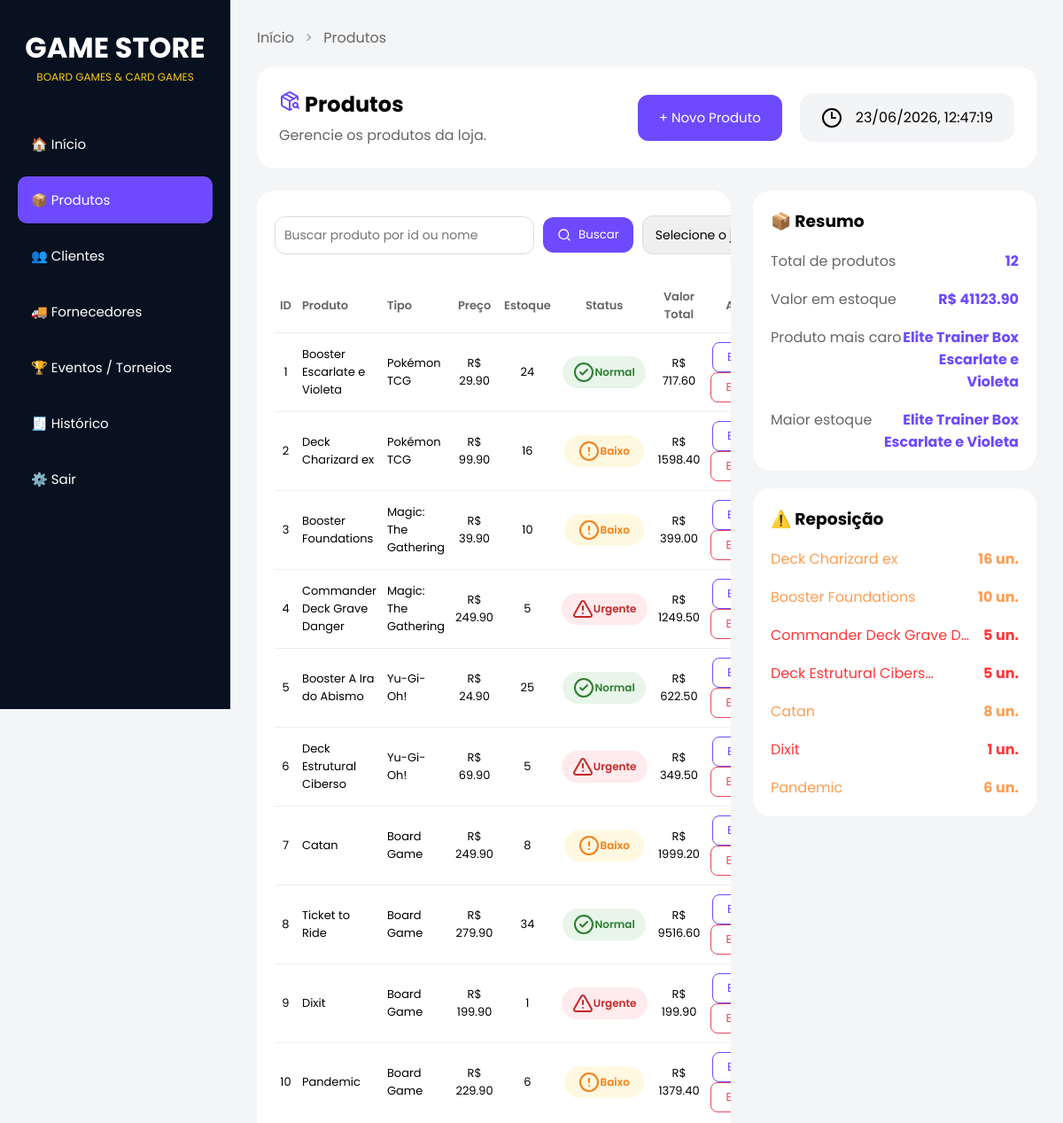
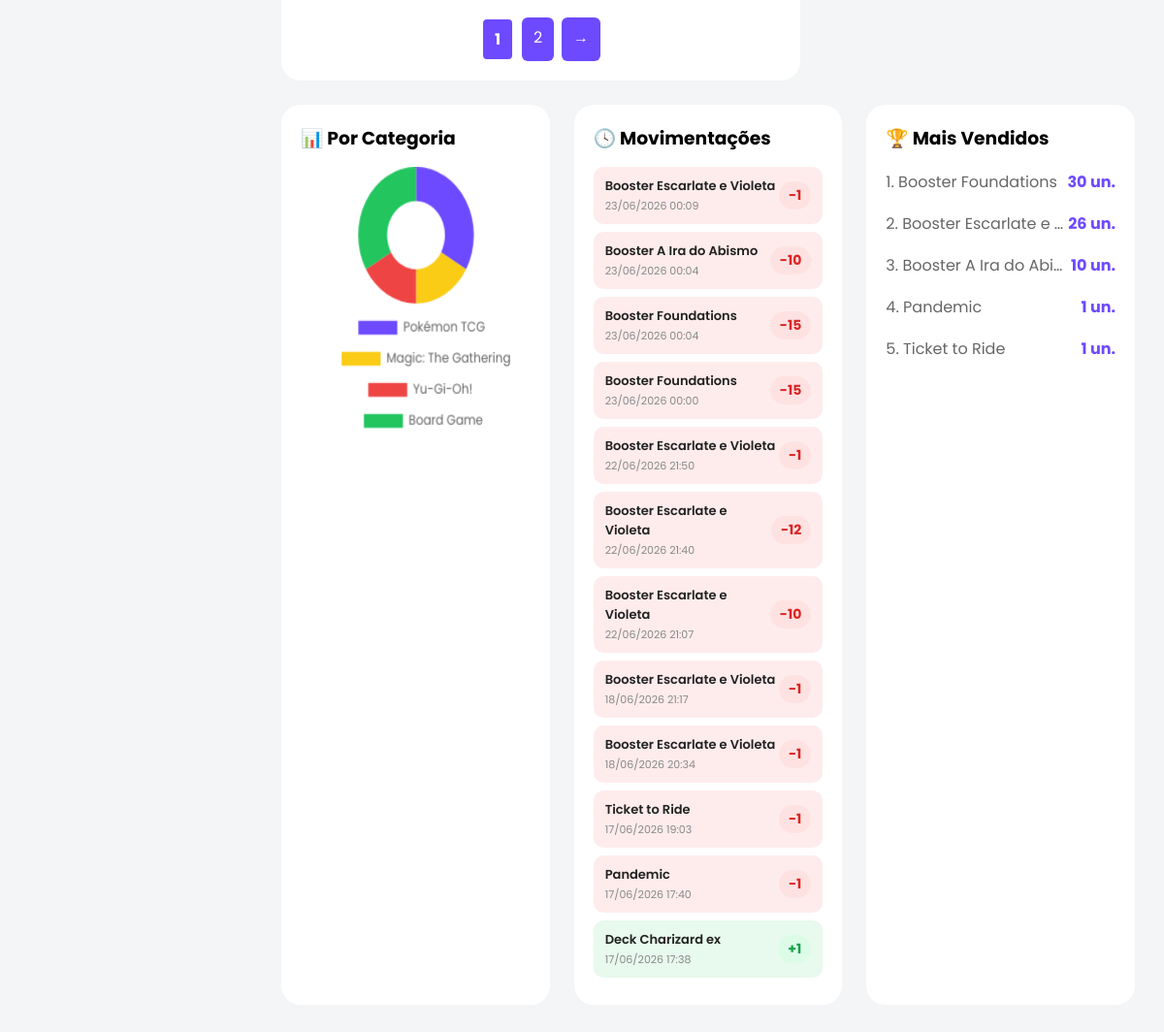
Page /produtos (signed in) on the committed database (2 pictures, top to bottom).
### tables this page shows
CREATE TABLE produtos (
            id INTEGER PRIMARY KEY AUTOINCREMENT,
            produto TEXT NOT NULL,
            tipo TEXT NOT NULL,
            preco INTEGER NOT NULL,
            estoque INTEGER NOT NULL
        );

CREATE TABLE movimentacoes (
            id INTEGER PRIMARY KEY AUTOINCREMENT,
            id_produto INTEGER NOT NULL,
            tipo TEXT NOT NULL,         -- 'Entrada' ou 'Saída'
            quantidade INTEGER NOT NULL,
            data TEXT NOT NULL,
            FOREIGN KEY (id_produto) REFERENCES produtos(id)
        );

### routes.py (the view)
@app.route("/produtos")
@login_required
def produtos():
    criar_tabela_produtos()
    criar_tabela_movimentacoes()
    lista = listar_produtos()
    dados = calcular_dados_produtos(lista)
    historico = listar_todas_movimentacoes()
    mais_vendidos = produtos_mais_vendidos()
    dadosPag = paginar(lista, 10)
    return render_template(
        "produtos.html",
        produtos=dadosPag["itens"],
        pagina=dadosPag["pagina"],
        total_paginas=dadosPag["total_paginas"],
        modo="criar",
        historico=historico,
        mais_vendidos=mais_vendidos,
        em_busca=False,
        **dados
    )

### database.py (called while the page is built)
def conectar():
    return sqlite3.connect(CAMINHO_BANCO)

### modules/produtos.py (called while the page is built)
def criar_tabela_produtos():
    conn = conectar()
    cursor = conn.cursor()
    cursor.execute("""
        CREATE TABLE IF NOT EXISTS produtos (
            id INTEGER PRIMARY KEY AUTOINCREMENT,
            produto TEXT NOT NULL,
            tipo TEXT NOT NULL,
            preco INTEGER NOT NULL,
            estoque INTEGER NOT NULL
        )
    """)
    conn.commit()
    conn.close()

def listar_produtos():
    conn = conectar()
    cursor = conn.cursor()
    cursor.execute("SELECT * FROM produtos") # seleciona tudo da tabela
    produtos = cursor.fetchall()
    conn.close()
    return produtos # retorna tudo q selecionamos com o fetchall

def criar_tabela_movimentacoes():
    conn = conectar()
    cursor = conn.cursor()
    cursor.execute("""
        CREATE TABLE IF NOT EXISTS movimentacoes (
            id INTEGER PRIMARY KEY AUTOINCREMENT,
            id_produto INTEGER NOT NULL,
            tipo TEXT NOT NULL,         -- 'Entrada' ou 'Saída'
            quantidade INTEGER NOT NULL,
            data TEXT NOT NULL,
            FOREIGN KEY (id_produto) REFERENCES produtos(id)
        )
    """)
    conn.commit()
    conn.close()

def listar_todas_movimentacoes():
    conn = conectar()
    cursor = conn.cursor()
    cursor.execute("""
        SELECT m.data, p.produto, m.tipo, m.quantidade
        FROM movimentacoes m
        JOIN produtos p ON m.id_produto = p.id
        ORDER BY m.id DESC
        LIMIT 50
    """)
    resultado = cursor.fetchall()
    conn.close()
    return resultado

def produtos_mais_vendidos(limite=5):
    conn = conectar()
    cursor = conn.cursor()
    cursor.execute("""
        SELECT p.produto, p.tipo, SUM(m.quantidade) as total_vendido
        FROM movimentacoes m
        JOIN produtos p ON m.id_produto = p.id
        WHERE m.tipo = 'Saída'
        GROUP BY m.id_produto
        ORDER BY total_vendido DESC
        LIMIT ?
    """, (limite,))
    resultado = cursor.fetchall()
    conn.close()
    return resultado

### modules/reutilizaveis.py (called while the page is built)
def paginar(lista, por_pagina=10):
    pagina = request.args.get("pagina", 1, type=int)
    inicio = (pagina - 1) * por_pagina
    fim = inicio + por_pagina
    total_paginas = math.ceil(len(lista) / por_pagina)
    return {
        "itens": lista[inicio:fim],
        "pagina": pagina,
        "total_paginas": total_paginas
    }

### templates/produtos.html (shortened to what this page needs)
<!doctype html>
<html lang="pt-BR">
<head>
  <link rel="stylesheet" href="{{ url_for('static', filename='produtos.css') }}" />
</head>
<body>
  <div class="sidebar">
    <div class="logo">
      <h1>GAME STORE</h1>
      <p>BOARD GAMES & CARD GAMES</p>
    </div>
    <div class="menu">
      <a href="/">🏠 Início</a>
      <a href="/produtos" class="active">📦 Produtos</a>
      <a href="/clientes">👥 Clientes</a>
      <a href="/fornecedores">🚚 Fornecedores</a>
      <a href="/eventos">🏆 Eventos / Torneios</a>
      <a href="/historico">🧾 Histórico</a>
      <a href="/logout">⚙️ Sair</a>
    </div>
  </div>
  <main class="main">
    <div class="breadcrumb">
      <a href="/">Início</a>
      <span>></span>
      <a href="/produtos">Produtos</a>
    </div>
    <section class="topo">
      <div class="titulo-subt">
        <h1><i data-lucide="package-search" class="lucide-box"></i> Produtos</h1>
        <p>Gerencie os produtos da loja.</p>
      </div>
      <div class="botoes-titulo">
        <button class="new-product" onclick="mostrarFormulario()">+ Novo Produto</button>
      </div>
      <div class="data">
        <i data-lucide="clock-3"></i>
        <time id="data-hora" class="data-textos"></time>
      </div>
    </section>
    <section class="content">
      <div class="produtos">
        <div class="filtros">
          <form action="/produtos/busca" method="POST" class="form-busca">
            <input type="text" name="busca" placeholder="Buscar produto por id ou nome" required>
            <button type="submit" class="btn-filter">
              <i data-lucide="search" class="lucide-btn"></i> Buscar
            </button>
          </form>
          <form action="/produtos/busca-tipo" method="POST" class="form-busca">
            <select name="tipo" class="tipos-select" required>
              <option value="" disabled selected>Selecione o jogo / tipo</option>
            </select>
          </form>
        </div>
        <table class="tabela-produtos">
          <thead>
            <tr>
              <th>ID</th>
              <th>Produto</th>
              <th>Tipo</th>
              <th>Preço</th>
              <th>Estoque</th>
              <th>Status</th>
              <th>Valor Total</th>
              <th>Ações</th>
            </tr>
          </thead>
          <tbody>
            {% for produto in produtos %}
            <tr>
              <td>{{ produto[0] }}</td>
              <td>{{ produto[1] }}</td>
              <td>{{ produto[2] }}</td>
              <td>R$ {{ "%.2f"|format(produto[3]) }}</td>
              <td>{{ produto[4] }}</td>
              <td>
                {% if produto[4] <= 5 %}
                <span class="status urgente"><i data-lucide="triangle-alert"></i> Urgente</span>
                {% elif produto[4] <= 20 %}
                <span class="status baixo"><i data-lucide="circle-alert"></i> Baixo</span>
                {% else %}
                <span class="status normal"><i data-lucide="check-circle-2"></i> Normal</span>
                {% endif %}
              </td>
              <td>R$ {{ "%.2f"|format(produto[3] * produto[4]) }}</td>
              <td>
                <div class="acoes">
                  <form action="/produtos/editar/{{ produto[0] }}" method="GET" style="display:inline;">
                    <button type="submit" class="btn-editar">Editar</button>
                  </form>
                  <form action="/produtos/excluir/{{ produto[0] }}" method="POST" style="display:inline;">
                    <button type="submit" class="btn-excluir">Excluir</button>
                  </form>
                </div>
              </td>
            </tr>
            {% endfor %}
          </tbody>
        </table>
        {% if not em_busca %}
        <div class="paginacao">
          {% for p in range(1, total_paginas + 1) %}
          <a href="?pagina={{ p }}" {% if p==pagina %}class="ativo" {% endif %}>
            {{ p }}
          </a>
          {% endfor %}
          {% if pagina < total_paginas %}
          <a href="?pagina={{ pagina + 1 }}">→</a>
          {% endif %}
        </div>
        {% endif %}
      </div>
      <aside class="barra-direita">
        <div class="card">
          <h3>📦 Resumo</h3>
          <div class="info">
            <span>Total de produtos</span>
            <strong>{{ total_produtos }}</strong>
          </div>
          <div class="info">
            <span>Valor em estoque</span>
            <strong>R$ {{ "%.2f"|format(valor_total) }}</strong>
          </div>
          <div class="info">
            <span>Produto mais caro</span>
            <strong>{{ produto_mais_caro[1] if produto_mais_caro else '-' }}</strong>
          </div>
          <div class="info">
            <span>Maior estoque</span>
            <strong>{{ maior_estoque[1] if maior_estoque else '-' }}</strong>
          </div>
        </div>
        <div class="card">
          <h3>⚠️ Reposição</h3>
          {% for p in produtos %}
          {% if p[4] <= 20 %} {% set _=tem_alerta.append(p) %}
          <div class="info">
            <span class="{{ 'texto-urgente' if p[4] <= 5 else 'texto-baixo' }}">
              {{ p[1][:22] }}{% if p[1]|length > 22 %}…{% endif %}
            </span>
            <strong class="{{ 'texto-urgente' if p[4] <= 5 else 'texto-baixo' }}">{{ p[4] }} un.</strong>
          </div>
          {% endif %}
          {% endfor %}
        </div>
      </aside>
    </section>
    <section class="rodape-cards">
      <div class="card">
        <h3>📊 Por Categoria</h3>
        <canvas id="graficoCategorias"></canvas>
      </div>
      <div class="card">
        <h3>🕓 Movimentações</h3>
        {% if historico %}
        {% for mov in historico %}
        <div class="mov-item {{ 'mov-entrada' if mov[2] == 'Entrada' else 'mov-saida' }}">
          <div class="mov-info">
            <span class="mov-produto">{{ mov[1] }}</span>
            <span class="mov-data">{{ mov[0] }}</span>
          </div>
          <span class="mov-badge">
            {{ '+' if mov[2] == 'Entrada' else '-' }}{{ mov[3] }}
          </span>
        </div>
        {% endfor %}
        {% else %}
        <p style="color:#999; font-size:13px; margin-top:10px;">Nenhuma movimentação registrada.</p>
        {% endif %}
      </div>
      <div class="card">
        <h3>🏆 Mais Vendidos</h3>
        {% if mais_vendidos %}
        {% for p in mais_vendidos %}
        <div class="info">
          <span>{{ loop.index }}. {{ p[0][:20] }}{% if p[0]|length > 20 %}…{% endif %}</span>
          <strong>{{ p[2] }} un.</strong>
        </div>
        {% endfor %}
        {% else %}
        <p style="color:#999; font-size:13px; margin-top:10px;">Nenhuma venda registrada.</p>
        {% endif %}
      </div>
    </section>
  </main>
  <script>
    document.addEventListener('DOMContentLoaded', function () {
      lucide.createIcons();
      const dadosGrafico = document.getElementById('dados-grafico');
      const labels = JSON.parse(dadosGrafico.dataset.labels || '[]');
      const valores = JSON.parse(dadosGrafico.dataset.valores || '[]');
      if (labels.length > 0) {
        const ctx = document.getElementById('graficoCategorias').getContext('2d');
        new Chart(ctx, {
          type: 'doughnut',
          data: {
            labels: labels,
            datasets: [{
              data: valores,
              backgroundColor: ['#6d4aff', '#facc15', '#ef4444', '#22c55e'],
              borderWidth: 0
            }]
          },
          options: {
            plugins: {
              legend: {
                position: 'bottom',
                labels: { font: { family: 'Poppins', size: 12 }, padding: 15 }
              }
            }
          }
        });
      }
    });
    function mostrarFormulario() {
      document.getElementById("formProduto").style.display = "block";
    }
    function atualizarDataHora() {
      const agora = new Date();
      const opcoes = { dateStyle: 'short', timeStyle: 'medium' };
      document.getElementById('data-hora').textContent = agora.toLocaleString('pt-BR', opcoes);
    }
    setInterval(atualizarDataHora, 1000);
    atualizarDataHora();
  </script>
</body>
</html>

### rows in the picture
produtos: id "1", produto "Booster Escarlate e Violeta", tipo "Pokémon TCG", preco "29.90", estoque "24", shows "Normal", produto[3]*produto[4] "717.60"
produtos: id "2", produto "Deck Charizard ex", tipo "Pokémon TCG", preco "99.90", estoque "16", shows "Baixo", produto[3]*produto[4] "1598.40"
produtos: id "3", produto "Booster Foundations", tipo "Magic: The Gathering", preco "39.90", estoque "10", shows "Baixo", produto[3]*produto[4] "399.00"
produtos: id "4", produto "Commander Deck Grave Danger", tipo "Magic: The Gathering", preco "249.90", estoque "5", shows "Urgente", produto[3]*produto[4] "1249.50", produto "Commander Deck Grave D"
produtos: id "5", produto "Booster A Ira do Abismo", tipo "Yu-Gi-Oh!", preco "24.90", estoque "25", shows "Normal", produto[3]*produto[4] "622.50"
produtos: id "6", produto "Deck Estrutural Ciberso", tipo "Yu-Gi-Oh!", preco "69.90", estoque "5", shows "Urgente", produto[3]*produto[4] "349.50", produto "Deck Estrutural Cibers"
produtos: id "7", produto "Catan", tipo "Board Game", preco "249.90", estoque "8", shows "Baixo", produto[3]*produto[4] "1999.20"
produtos: id "8", produto "Ticket to Ride", tipo "Board Game", preco "279.90", estoque "34", shows "Normal", produto[3]*produto[4] "9516.60"
produtos: id "9", produto "Dixit", tipo "Board Game", preco "199.90", estoque "1", shows "Urgente", produto[3]*produto[4] "199.90"
produtos: id "10", produto "Pandemic", tipo "Board Game", preco "229.90", estoque "6", shows "Baixo", produto[3]*produto[4] "1379.40"
produtos: produto "Elite Trainer Box Escarlate e Violeta"
movimentacoes: produto "Booster Escarlate e Violeta", data "23/06/2026 00:09", tipo "-", quantidade "1"
movimentacoes: produto "Booster A Ira do Abismo", data "23/06/2026 00:04", tipo "-", quantidade "10"
movimentacoes: produto "Booster Foundations", data "23/06/2026 00:04", tipo "-", quantidade "15"
movimentacoes: produto "Booster Foundations", data "23/06/2026 00:00", tipo "-", quantidade "15"
movimentacoes: produto "Booster Escarlate e Violeta", data "22/06/2026 21:50", tipo "-", quantidade "1"
movimentacoes: produto "Booster Escarlate e Violeta", data "22/06/2026 21:40", tipo "-", quantidade "12"
movimentacoes: produto "Booster Escarlate e Violeta", data "22/06/2026 21:07", tipo "-", quantidade "10"
movimentacoes: produto "Booster Escarlate e Violeta", data "18/06/2026 21:17", tipo "-", quantidade "1"
movimentacoes: produto "Booster Escarlate e Violeta", data "18/06/2026 20:34", tipo "-", quantidade "1"
movimentacoes: produto "Ticket to Ride", data "17/06/2026 19:03", tipo "-", quantidade "1"
movimentacoes: produto "Pandemic", data "17/06/2026 17:40", tipo "-", quantidade "1"
movimentacoes: produto "Deck Charizard ex", data "17/06/2026 17:38", tipo "+", quantidade "1"

### other values in the picture
{{ p }} "1" "2"
{{ total_produtos }} "12"
{{ "%.2f"|format(valor_total) }} "41123.90"
{{ p[0][:20] }} "Booster Foundations" "Booster Escarlate e" "Booster A Ira do Abi" "Pandemic" "Ticket to Ride"
{{ p[2] }} "30" "26" "10" "1" "1"
